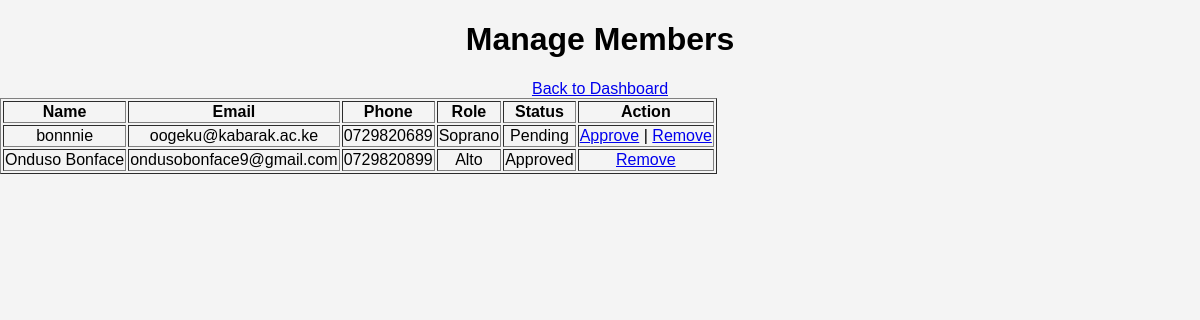
/admin/manage_members.php (signed in), run on the app's committed database.
### tables this page shows
CREATE TABLE `members` (
  `id` int(11) NOT NULL,
  `name` varchar(100) NOT NULL,
  `email` varchar(100) NOT NULL,
  `phone` varchar(20) DEFAULT NULL,
  `role` enum('Soprano','Alto','Tenor','Bass') NOT NULL,
  `joined_date` timestamp NOT NULL DEFAULT current_timestamp(),
  `status` varchar(20) DEFAULT 'Pending'
);

### admin/manage_members.php (the view, shortened to what this page needs)
<?php
include '../includes/config.php';
$sql = "SELECT * FROM members ORDER BY joined_date DESC";
$result = $conn->query($sql);
?>
<!DOCTYPE html>
<html lang="en">
<head>
    <link rel="stylesheet" href="../assets/css/style.css">
</head>
<body>
    <h1>Manage Members</h1>
    <a href="dashboard.php">Back to Dashboard</a>
    <table border="1">
        <tr>
            <th>Name</th>
            <th>Email</th>
            <th>Phone</th>
            <th>Role</th>
            <th>Status</th>
            <th>Action</th>
        </tr>
        <?php while ($row = $result->fetch_assoc()) : ?>
            <tr>
                <td><?= $row['name']; ?></td>
                <td><?= $row['email']; ?></td>
                <td><?= $row['phone']; ?></td>
                <td><?= $row['role']; ?></td>
                <td><?= $row['status']; ?></td>
                <td>
                    <?php if ($row['status'] == 'Pending') : ?>
                        <a href="manage_members.php?approve=<?= $row['id']; ?>">Approve</a> |
                    <?php endif; ?>
                    <a href="manage_members.php?remove=<?= $row['id']; ?>" onclick="return confirm('Are you sure?');">Remove</a>
                </td>
            </tr>
        <?php endwhile; ?>
    </table>
</body>
</html>

### assets/css/style.css (style rules this page uses)
body { font-family: 'Poppins', sans-serif; margin: 0; padding: 0; background-color: #f4f4f4; text-align: center; }

### data on the page
members: name "bonnnie", email "oogeku@kabarak.ac.ke", phone "0729820689", role "Soprano", status "Pending"
members: name "Onduso Bonface", email "ondusobonface9@gmail.com", phone "0729820899", role "Alto", status "Approved"
